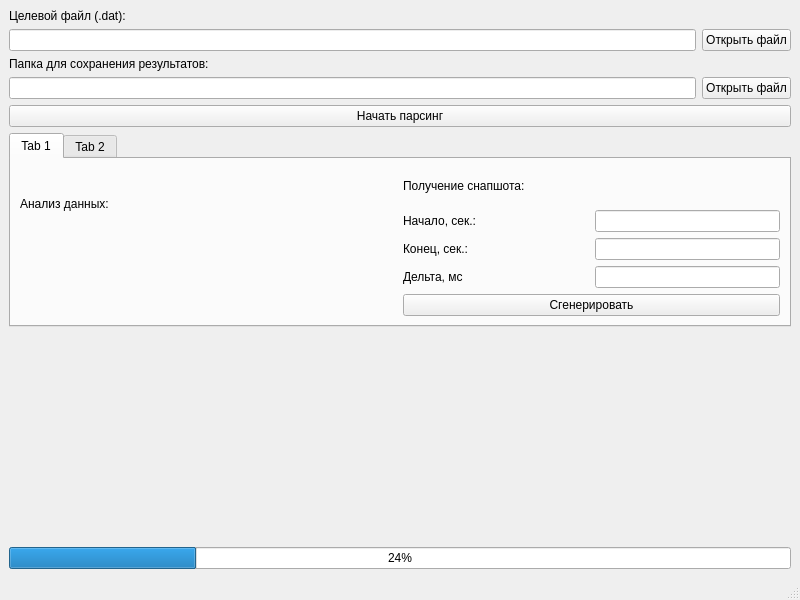
<?xml version="1.0" encoding="UTF-8"?>
<ui version="4.0">
 <class>MainWindow</class>
 <widget class="QMainWindow" name="MainWindow">
  <property name="geometry">
   <rect>
    <x>0</x>
    <y>0</y>
    <width>800</width>
    <height>600</height>
   </rect>
  </property>
  <property name="windowTitle">
   <string>MainWindow</string>
  </property>
  <widget class="QWidget" name="centralwidget">
   <layout class="QVBoxLayout" name="verticalLayout">
    <item>
     <widget class="QLabel" name="label_2">
      <property name="text">
       <string>Целевой файл (.dat):</string>
      </property>
     </widget>
    </item>
    <item>
     <layout class="QHBoxLayout" name="horizontalLayout">
      <item>
       <widget class="QLineEdit" name="lineEdit"/>
      </item>
      <item>
       <widget class="QPushButton" name="pushButton">
        <property name="text">
         <string>Открыть файл</string>
        </property>
       </widget>
      </item>
     </layout>
    </item>
    <item>
     <widget class="QLabel" name="label">
      <property name="text">
       <string>Папка для сохранения результатов:</string>
      </property>
     </widget>
    </item>
    <item>
     <layout class="QHBoxLayout" name="horizontalLayout_2">
      <item>
       <widget class="QLineEdit" name="savelineEdit"/>
      </item>
      <item>
       <widget class="QPushButton" name="saveFolderButton">
        <property name="text">
         <string>Открыть файл</string>
        </property>
       </widget>
      </item>
     </layout>
    </item>
    <item>
     <widget class="QPushButton" name="startParse">
      <property name="text">
       <string>Начать парсинг</string>
      </property>
     </widget>
    </item>
    <item>
     <widget class="QTabWidget" name="tabWidget">
      <property name="currentIndex">
       <number>0</number>
      </property>
      <widget class="QWidget" name="asdfasd">
       <attribute name="title">
        <string>Tab 1</string>
       </attribute>
       <layout class="QVBoxLayout" name="verticalLayout_3">
        <item>
         <layout class="QHBoxLayout" name="horizontalLayout_3">
          <item>
           <layout class="QVBoxLayout" name="verticalLayout_4">
            <item>
             <widget class="QLabel" name="label_3">
              <property name="text">
               <string>Анализ данных:</string>
              </property>
             </widget>
            </item>
            <item>
             <widget class="QLabel" name="startLabel">
              <property name="text">
               <string/>
              </property>
             </widget>
            </item>
           </layout>
          </item>
          <item>
           <layout class="QVBoxLayout" name="verticalLayout_2">
            <item>
             <widget class="QLabel" name="label_4">
              <property name="text">
               <string>Получение снапшота:</string>
              </property>
             </widget>
            </item>
            <item>
             <layout class="QHBoxLayout" name="horizontalLayout_4">
              <item>
               <widget class="QLabel" name="label_5">
                <property name="text">
                 <string>Начало, сек.:</string>
                </property>
               </widget>
              </item>
              <item>
               <widget class="QLineEdit" name="startSnapshot">
                <property name="sizePolicy">
                 <sizepolicy hsizetype="Preferred" vsizetype="Fixed">
                  <horstretch>0</horstretch>
                  <verstretch>0</verstretch>
                 </sizepolicy>
                </property>
               </widget>
              </item>
             </layout>
            </item>
            <item>
             <layout class="QHBoxLayout" name="horizontalLayout_5">
              <item>
               <widget class="QLabel" name="label_6">
                <property name="text">
                 <string>Конец, сек.:</string>
                </property>
               </widget>
              </item>
              <item>
               <widget class="QLineEdit" name="endSnapshot">
                <property name="sizePolicy">
                 <sizepolicy hsizetype="Preferred" vsizetype="Fixed">
                  <horstretch>0</horstretch>
                  <verstretch>0</verstretch>
                 </sizepolicy>
                </property>
               </widget>
              </item>
             </layout>
            </item>
            <item>
             <layout class="QHBoxLayout" name="horizontalLayout_6">
              <item>
               <widget class="QLabel" name="label_7">
                <property name="text">
                 <string>Дельта, мс</string>
                </property>
               </widget>
              </item>
              <item>
               <widget class="QLineEdit" name="deltaLine">
                <property name="sizePolicy">
                 <sizepolicy hsizetype="Preferred" vsizetype="Fixed">
                  <horstretch>0</horstretch>
                  <verstretch>0</verstretch>
                 </sizepolicy>
                </property>
               </widget>
              </item>
             </layout>
            </item>
            <item>
             <widget class="QPushButton" name="generateSnapshot">
              <property name="text">
               <string>Сгенерировать</string>
              </property>
             </widget>
            </item>
           </layout>
          </item>
         </layout>
        </item>
       </layout>
      </widget>
      <widget class="QWidget" name="tab_2">
       <attribute name="title">
        <string>Tab 2</string>
       </attribute>
      </widget>
     </widget>
    </item>
    <item>
     <spacer name="verticalSpacer">
      <property name="orientation">
       <enum>Qt::Vertical</enum>
      </property>
      <property name="sizeHint" stdset="0">
       <size>
        <width>20</width>
        <height>40</height>
       </size>
      </property>
     </spacer>
    </item>
    <item>
     <widget class="QLabel" name="statusLabel">
      <property name="text">
       <string/>
      </property>
     </widget>
    </item>
    <item>
     <widget class="QProgressBar" name="progressBar">
      <property name="value">
       <number>24</number>
      </property>
     </widget>
    </item>
   </layout>
  </widget>
  <widget class="QMenuBar" name="menubar">
   <property name="geometry">
    <rect>
     <x>0</x>
     <y>0</y>
     <width>800</width>
     <height>29</height>
    </rect>
   </property>
  </widget>
  <widget class="QStatusBar" name="statusbar"/>
 </widget>
 <resources/>
 <connections/>
</ui>
